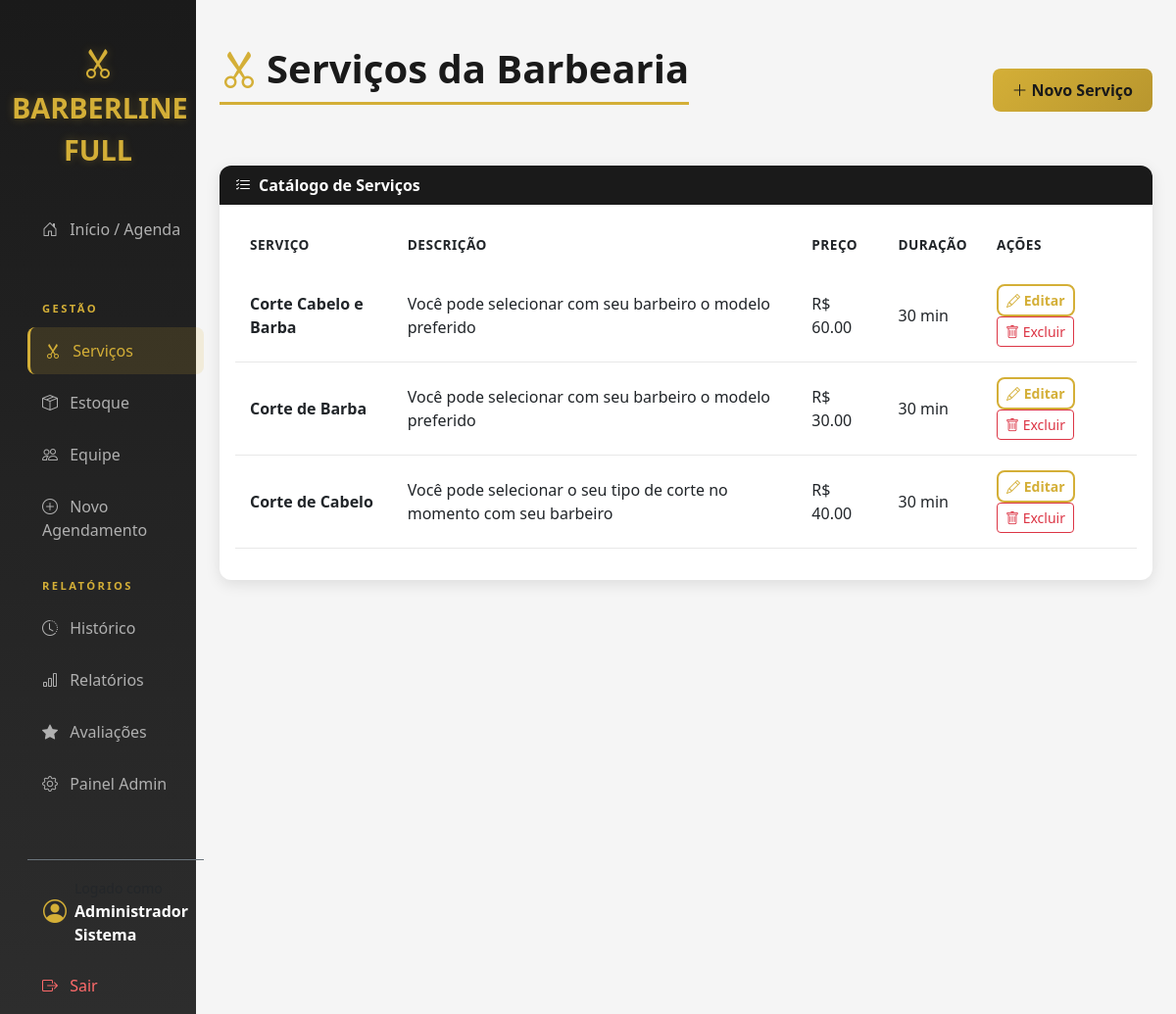
Screenshot of /servicos/ (signed in) with the database file from the repository.
### usuarios/models.py (models this page shows, shortened)
class Usuario(AbstractUser):
    class Tipo(models.TextChoices):
        ADMIN = 'ADMIN', 'Administrador'
        BARBEIRO = 'BARBEIRO', 'Barbeiro'
        CLIENTE = 'CLIENTE', 'Cliente'
    tipo = models.CharField(
        max_length=20,
        choices=Tipo.choices,
        default=Tipo.CLIENTE
    )
    telefone = models.CharField(max_length=15, blank=True, null=True)

### core/models.py (models this page shows, shortened)
class Servico(models.Model):
    nome = models.CharField(max_length=100)
    descricao = models.TextField(blank=True, null=True)
    preco = models.DecimalField(max_digits=10, decimal_places=2)
    duracao_minutos = models.IntegerField(default=30)

### agendamentos/views.py (the view, shortened to what this page needs)
    @login_required
    def wrapper(request, *args, **kwargs):
        if request.user.tipo == 'ADMIN' or request.user.is_staff:
            return view_func(request, *args, **kwargs)

### agendamentos/views.py (called while the page is built, shortened)
def admin_required(view_func):
    @login_required
    def wrapper(request, *args, **kwargs):
        if request.user.tipo == 'ADMIN' or request.user.is_staff:
            return view_func(request, *args, **kwargs)
    return wrapper

@admin_required
def lista_servicos(request):
    servicos = Servico.objects.all().order_by('nome')
    return render(request, 'servicos.html', {'servicos': servicos})

### templates/servicos.html (shortened to what this page needs)
{% extends 'base.html' %}
{% block content %}
<div class="d-flex justify-content-between align-items-center pt-3 pb-2 mb-4">
    <h1 class="page-header"><i class="bi bi-scissors me-2 text-gold"></i>Serviços da Barbearia</h1>
    <a href="{% url 'novo_servico' %}" class="btn btn-gold"><i class="bi bi-plus-lg me-1"></i>Novo Serviço</a>
</div>
<div class="card">
    <div class="card-header"><i class="bi bi-list-check me-2"></i>Catálogo de Serviços</div>
    <div class="card-body">
        {% if servicos %}
        <div class="table-responsive">
            <table class="table table-hover">
                <thead><tr><th>Serviço</th><th>Descrição</th><th>Preço</th><th>Duração</th><th>Ações</th></tr></thead>
                <tbody>
                    {% for servico in servicos %}
                    <tr>
                        <td><strong>{{ servico.nome }}</strong></td>
                        <td>{{ servico.descricao|default:"-" }}</td>
                        <td>R$ {{ servico.preco }}</td>
                        <td>{{ servico.duracao_minutos }} min</td>
                        <td>
                            <a href="{% url 'editar_servico' servico.id %}" class="btn btn-sm btn-outline-gold"><i class="bi bi-pencil"></i> Editar</a>
                            <a href="{% url 'deletar_servico' servico.id %}" class="btn btn-sm btn-outline-danger"><i class="bi bi-trash"></i> Excluir</a>
                        </td>
                    </tr>
                    {% endfor %}
                </tbody>
            </table>
        </div>
        {% else %}
            <div class="alert alert-warning mb-0">Nenhum serviço cadastrado. Cadastre cortes, barba, sobrancelha, hidratação e combos.</div>
        {% endif %}
    </div>
</div>
{% endblock %}

### templates/base.html (shortened to what this page needs)
<!DOCTYPE html>
<html lang="pt-br">
<head>
    <link href="https://cdn.jsdelivr.net/npm/bootstrap@5.3.0/dist/css/bootstrap.min.css" rel="stylesheet">
    <link rel="stylesheet" href="https://cdn.jsdelivr.net/npm/bootstrap-icons@1.11.0/font/bootstrap-icons.css">
</head>
<body>
    <div class="container-fluid">
        <div class="row">
            <nav class="col-md-3 col-lg-2 d-md-block sidebar collapse show">
                <div class="position-sticky">
                    <div class="brand mb-3">
                        <i class="bi bi-scissors"></i><br>
                        BARBERLINE FULL
                    </div>
                    <div class="nav flex-column px-3">
                        <a href="{% url 'dashboard' %}" class="nav-link {% if request.resolver_match.url_name == 'dashboard' %}active{% endif %}">
                            <i class="bi bi-house-door me-2"></i> Início / Agenda
                        </a>
                        {% if user.tipo == 'ADMIN' or user.is_staff %}
                            <div class="sidebar-heading">Gestão</div>
                            <a href="{% url 'servicos' %}" class="nav-link {% if request.resolver_match.url_name == 'servicos' or request.resolver_match.url_name == 'novo_servico' or request.resolver_match.url_name == 'editar_servico' %}active{% endif %}">
                                <i class="bi bi-scissors me-2"></i> Serviços
                            </a>
                            <a href="{% url 'estoque' %}" class="nav-link {% if request.resolver_match.url_name == 'estoque' %}active{% endif %}">
                                <i class="bi bi-box-seam me-2"></i> Estoque
                            </a>
                            <a href="{% url 'equipe' %}" class="nav-link {% if request.resolver_match.url_name == 'equipe' %}active{% endif %}">
                                <i class="bi bi-people me-2"></i> Equipe
                            </a>
                            <a href="{% url 'novo_agendamento' %}" class="nav-link">
                                <i class="bi bi-plus-circle me-2"></i> Novo Agendamento
                            </a>
                            <div class="sidebar-heading">Relatórios</div>
                            <a href="{% url 'historico' %}" class="nav-link {% if request.resolver_match.url_name == 'historico' %}active{% endif %}">
                                <i class="bi bi-clock-history me-2"></i> Histórico
                            </a>
                            <a href="{% url 'relatorios' %}" class="nav-link {% if request.resolver_match.url_name == 'relatorios' %}active{% endif %}">
                                <i class="bi bi-bar-chart me-2"></i> Relatórios
                            </a>
                            <a href="{% url 'avaliacoes' %}" class="nav-link {% if request.resolver_match.url_name == 'avaliacoes' or request.resolver_match.url_name == 'nova_avaliacao' %}active{% endif %}">
                                <i class="bi bi-star-fill me-2"></i> Avaliações
                            </a>
                            <a href="{% url 'painel_admin' %}" class="nav-link {% if request.resolver_match.url_name == 'painel_admin' %}active{% endif %}">
                                <i class="bi bi-gear me-2"></i> Painel Admin
                            </a>
                        {% endif %}
                        <div class="mt-4 pt-3 border-top border-secondary">
                            <div class="d-flex align-items-center px-3 mb-3">
                                <i class="bi bi-person-circle fs-4 icon-gold me-2"></i>
                                <div>
                                    <small class="text-muted">Logado como</small>
                                    <div class="fw-bold">{{ user.first_name }} {{ user.last_name }}</div>
                                </div>
                            </div>
                            <form method="post" action="{% url 'logout' %}" style="display:inline;">
                                <button type="submit" class="nav-link logout-btn" style="background:none; border:none; cursor:pointer; width:100%; text-align:left;">
                                    <i class="bi bi-box-arrow-right me-2"></i> Sair
                                </button>
                            </form>
                        </div>
                    </div>
                </div>
            </nav>
            <main class="col-md-9 ms-sm-auto col-lg-10 px-md-4 main-content">
                {% block content %}{% endblock %}
            </main>
        </div>
    </div>
</body>
</html>

### templates/base.html (style rules this page uses)
:root { --primary-black: #1a1a1a; --secondary-black: #2d2d2d; --dark-gray: #404040; --light-gray: #f5f5f5; --white: #ffffff; --gold: #d4af37; --gold-light: #e8c547; --gold-dark: #b8962e; }
body { background-color: var(--light-gray); font-family: 'Segoe UI', Tahoma, Geneva, Verdana, sans-serif; }
.sidebar { min-height: 100vh; background: linear-gradient(180deg, var(--primary-black) 0%, var(--secondary-black) 100%); color: var(--white); padding-top: 20px; box-shadow: 4px 0 15px rgba(0,0,0,0.3); }
.nav-link { color: #b0b0b0; margin-bottom: 5px; transition: all 0.3s ease; border-radius: 8px; padding: 12px 15px; font-weight: 500; }
.nav-link.active { color: var(--gold); background: rgba(212, 175, 55, 0.15); border-left: 3px solid var(--gold); }
.sidebar-heading { font-size: 0.7rem; text-transform: uppercase; letter-spacing: .15rem; color: var(--gold); padding: 20px 15px 10px; font-weight: 600; }
.brand { color: var(--gold); font-size: 1.8rem; font-weight: 700; text-align: center; padding: 20px 0; text-shadow: 0 0 10px rgba(212, 175, 55, 0.3); }
.brand i { font-size: 2rem; }
.card { border: none; border-radius: 12px; box-shadow: 0 4px 15px rgba(0,0,0,0.1); transition: transform 0.3s ease, box-shadow 0.3s ease; }
.card-header { background: var(--primary-black); color: var(--white); border-radius: 12px 12px 0 0 !important; font-weight: 600; border: none; }
.btn-gold { background: linear-gradient(135deg, var(--gold) 0%, var(--gold-dark) 100%); color: var(--primary-black); border: none; font-weight: 600; padding: 10px 20px; border-radius: 8px; transition: all 0.3s ease; }
.btn-outline-gold { border: 2px solid var(--gold); color: var(--gold); background: transparent; font-weight: 600; border-radius: 8px; transition: all 0.3s ease; }
.table thead { background: var(--primary-black); color: var(--white); }
.table th { border: none; padding: 15px; font-weight: 600; text-transform: uppercase; font-size: 0.85rem; letter-spacing: 0.5px; }
.table td { padding: 15px; vertical-align: middle; border-color: #e8e8e8; }
.icon-gold { color: var(--gold); }
.text-gold { color: var(--gold) !important; }
h1, h2, h3, h4, h5 { color: var(--primary-black); font-weight: 700; }
.page-header { color: var(--primary-black); border-bottom: 3px solid var(--gold); padding-bottom: 10px; margin-bottom: 30px; }
.logout-btn { color: #ff6b6b !important; }
.main-content { padding: 30px; background: var(--light-gray); min-height: 100vh; }

### rows the page displays
Usuario: first_name "Administrador", last_name "Sistema"
Servico: nome "Corte Cabelo e Barba", descricao "Você pode selecionar com seu barbeiro o modelo preferido", preco "60.00", duracao_minutos "30"
Servico: nome "Corte de Barba", descricao "Você pode selecionar com seu barbeiro o modelo preferido", preco "30.00", duracao_minutos "30"
Servico: nome "Corte de Cabelo", descricao "Você pode selecionar o seu tipo de corte no momento com seu barbeiro", preco "40.00", duracao_minutos "30"
